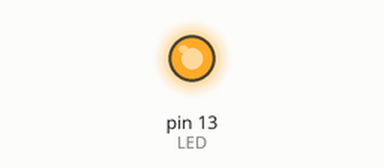
Bench run of a sketch on a simulated Arduino Uno, built with avr-gcc and run on an emulated ATmega328P. Shown: output pins drawn as LEDs (lit = HIGH).

Above: at 0.2 s.
At 27.2 s:
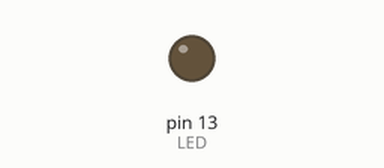
Timing chart, 0 to 33.2 s (numbered marks = the images above):
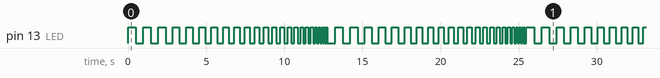

The sketch:

pointer_blink.ino
```cpp
/*
 * Show what pointers are in the most contrived way possible
 */

#define LED     13

void setup() {
    pinMode(LED, OUTPUT);
}

void BlinkLED(int pin, int *delayTime, int *state) {
    digitalWrite(pin, *state);
    delay(*delayTime);
    *delayTime = *delayTime - 10;
    *state = !(*state);
}

void loop() {
    static int delayTime = 500;
    static int state = HIGH;
    BlinkLED(LED, &delayTime, &state);
    if (delayTime < 0) {
        delayTime = 500;
    }
}
```

Measured:
- by itself, pin 13 (LED): moves between LOW and HIGH, repeating every 25.5 s
- by itself, everything shown: repeats every 25.5 s, in 94 steps
